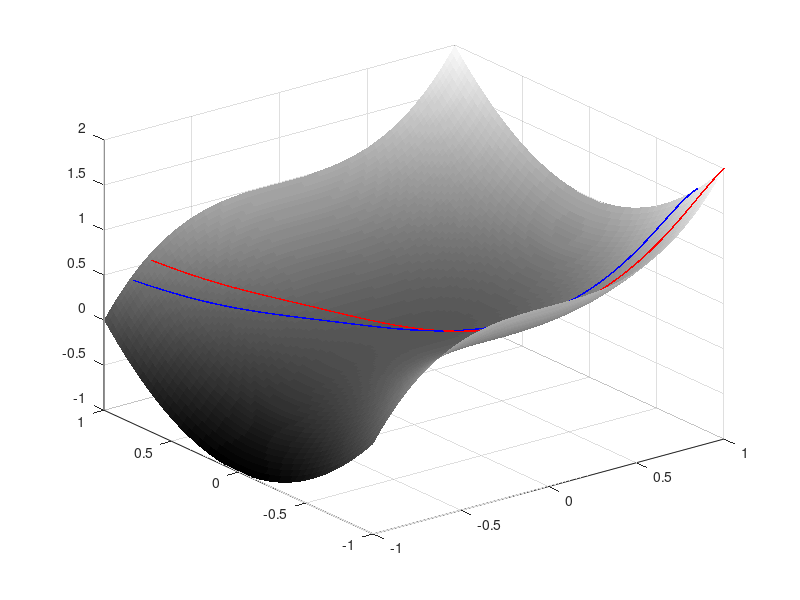

Source code (MATLAB):
x = linspace(-1,1);
y = linspace(-1,1);
[x,y] = meshgrid(x,y);
z = x.^3 + y.^2;
S = [x;y;z];
h = surf(x,y,z);
set(h,'edgecolor','none')
colormap('gray');
hold on

f = @(x,y) x.^3 + y.^2; % The actual surface

dfdx = @(x,y) (f(x + eps, y) - f(x - eps, y))/(2 * eps); % ~ partial f wrt x
dfdy = @(x,y) (f(x, y + eps) - f(x, y - eps))/(2 * eps); % ~ partial f wrt y

N = @(x,y) [- dfdx(x,y), - dfdy(x,y), 1]; % Normal vec to surface @ any pt.

C = {'r','b','k','g','y','m','c',[.8 .2 .6],[.2,.8,.1],[0.3010 0.7450 0.9330],[0.9290 0.6940 0.1250],[0.8500 0.3250 0.0980]}; % Color scheme

for s = 1:2      % No. of lines to be plotted. Original is 1:11, but 1:2 to try out things (faster).
start = -5:5;    % Distributing the starting points of the lines.
y0 = start(s)/5; % Fitting the starting pts between -1 and 1 along y axis.
x0 = 1;          % Along x axis always starts at 1.
dx0 = 0;         % Initial differential increment along x
dy0 = 0.05;      % Initial differential increment along y
step_size = 0.000008; % Will determine the progression rate from pt to pt.
eta =  step_size / sqrt(dx0^2 + dy0^2); % Normalization.
eps = 0.0001;          % Epsilon
max_num_iter = 100000; % Number of dots in each line.

x = [[x0, x0 + eta * dx0], zeros(1,max_num_iter - 2)]; % Vec of x values
y = [[y0, y0 + eta * dy0], zeros(1,max_num_iter - 2)]; % Vec of y values

for i = 2:(max_num_iter - 1)  % Creating the geodesic:
            xt = x(i);        % Values at point t of x, y and the function:
            yt = y(i);
            ft = f(xt,yt);

            xtm1 = x(i - 1);  % Values at t minus 1 (prior point) for x,y,f
            ytm1 = y(i - 1);
            ftm1 = f(xtm1,ytm1);

            xtp1delta = xt + (xt - xtm1); % Adding the prior difference forward:
            ytp1delta = yt + (yt - ytm1);
            ftp1delta = ft + (ft - ftm1);

            df = ftp1delta - f(xtp1delta,ytp1delta); % Is the surface changing? How much?
            n = N(xt,yt);                % Normal vector at point t
            gamma = df * n(3);           % Scalar x change f x z value of N

            xtp1 = xtp1delta - gamma * n(1); % Gamma to modulate incre. x & y.
            ytp1 = ytp1delta - gamma * n(2);

            x(i + 1) = xtp1;
            y(i + 1) = ytp1;
end

P = [x; y; f(x,y)]; % Compiling results into a matrix.

indices = find(abs(P(1,:)) < 1); % Avoiding lines overshooting surface.
P = P(:,indices);
indices = find(abs(P(2,:)) < 1);
P = P(:,indices);

    units = 15; % Deternines speed (smaller, faster)
    packet = floor(size(P,2)/units);
    P = P(:,1: packet * units);

  for k = 1:packet:(packet * units)
        hold on
        plot3(P(1, k:(k+packet-1)), P(2,(k:(k+packet-1))), P(3,(k:(k+packet-1))),...
            '.', 'MarkerSize', 3.5,'color',C{s})
        drawnow
  end

end
